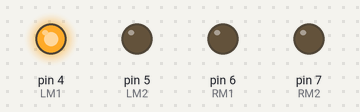
The sketch below on a simulated Arduino Uno, built with avr-gcc and run on an emulated ATmega328P. Parts: output pins drawn as LEDs (lit = HIGH).

Above: at 0.1 s.
Timing chart, 0 to 1.6 s (numbered marks = the images above):
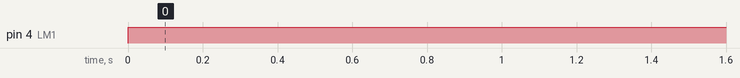

The sketch:

moveLeftFn.ino
```cpp
int LM1=4;
int LM2=5; // motor1 ground
int RM1=6;
int RM2=7; // motor2 ground

void left(){
  digitalWrite(LM1,HIGH);
  digitalWrite(LM2,LOW);
  digitalWrite(RM1,LOW);
  digitalWrite(RM2,LOW);

}
void setup() {
  // put your setup code here, to run once:
  pinMode(LM1,OUTPUT);
  pinMode(LM2,OUTPUT);
  pinMode(RM1,OUTPUT);
  pinMode(RM2,OUTPUT);

}

void loop() {
left();
}
```

Measured:
- by itself, pin 4 (LM1): LOW → HIGH at 0.00 s
